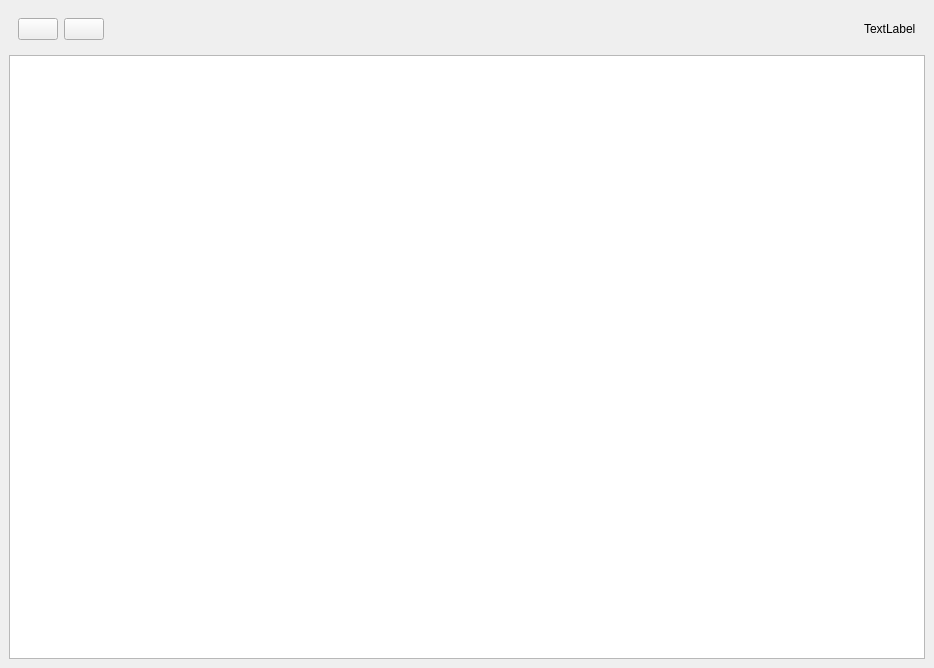
<?xml version="1.0" encoding="UTF-8"?>
<ui version="4.0">
 <class>MainWindow</class>
 <widget class="QMainWindow" name="MainWindow">
  <property name="geometry">
   <rect>
    <x>0</x>
    <y>0</y>
    <width>934</width>
    <height>668</height>
   </rect>
  </property>
  <property name="windowTitle">
   <string>MainWindow</string>
  </property>
  <widget class="QWidget" name="centralwidget">
   <layout class="QVBoxLayout" name="verticalLayout">
    <item>
     <widget class="QWidget" name="widget" native="true">
      <layout class="QHBoxLayout" name="horizontalLayout_2">
       <item>
        <widget class="Switch" name="btn_wifi">
         <property name="text">
          <string/>
         </property>
        </widget>
       </item>
       <item>
        <widget class="QPushButton" name="btn_refresh">
         <property name="text">
          <string/>
         </property>
        </widget>
       </item>
       <item>
        <spacer name="horizontalSpacer_2">
         <property name="orientation">
          <enum>Qt::Horizontal</enum>
         </property>
         <property name="sizeHint" stdset="0">
          <size>
           <width>40</width>
           <height>20</height>
          </size>
         </property>
        </spacer>
       </item>
       <item>
        <widget class="QLabel" name="lbl_connected_wifi">
         <property name="text">
          <string>TextLabel</string>
         </property>
        </widget>
       </item>
       <item>
        <layout class="QHBoxLayout" name="horizontalLayout"/>
       </item>
      </layout>
     </widget>
    </item>
    <item>
     <widget class="QTableWidget" name="tableWidget"/>
    </item>
   </layout>
  </widget>
 </widget>
 <customwidgets>
  <customwidget>
   <class>Switch</class>
   <extends>QPushButton</extends>
   <header>switch.h</header>
  </customwidget>
 </customwidgets>
 <resources/>
 <connections/>
</ui>
